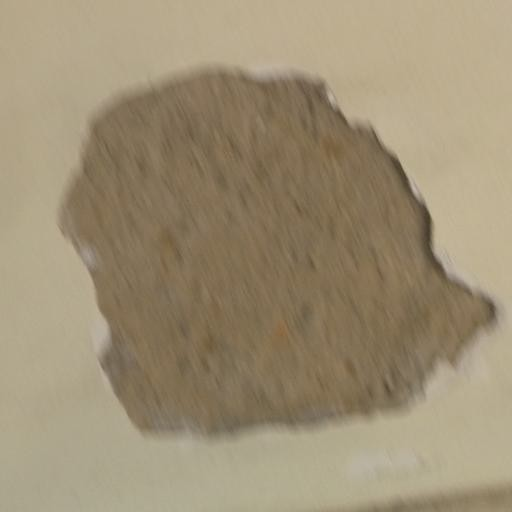
#> input picture app/model/data/test/paint_peeling/bd3_paint_peeling_0002.jpg, 512 x 512 px
$ python -i fallback.py   (imports and definitions only)
#> lines starting #> are read from the running program, lines starting #| are printed output that depends on the picture; after the words box and inside, x2 and y2 are one past the last pixel; in counts of white or black regions, pixels touching at a corner belong together
import cv2
import numpy as np

CLASS_NAMES = [
    "cracked_tiles",
    "paint_peeling",
    "spalling",
    "stagnant_water",
]

def fallback_analysis(rgb):
    """
    Emergency-only heuristic.
    This is intentionally conservative and should never silently replace ML.
    """

    img = rgb.astype(np.uint8)
    gray = cv2.cvtColor(img, cv2.COLOR_RGB2GRAY)
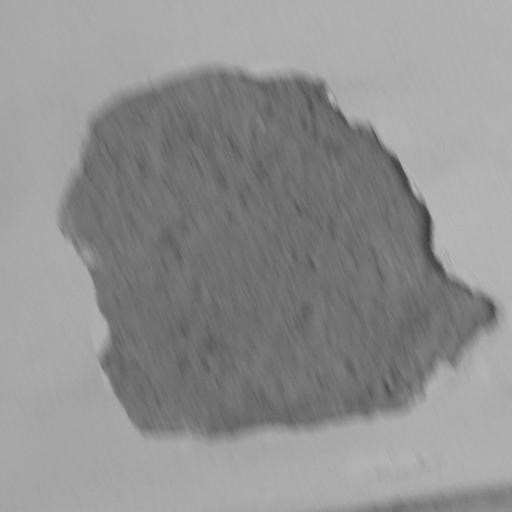
#> gray: shape (512, 512); min 61, max 185, mean 144.7
    hsv = cv2.cvtColor(img, cv2.COLOR_RGB2HSV)
#> hsv: shape (512, 512, 3); mean H, S, V 19.9, 69, 157.5

    edges = cv2.Canny(gray, 75, 150)
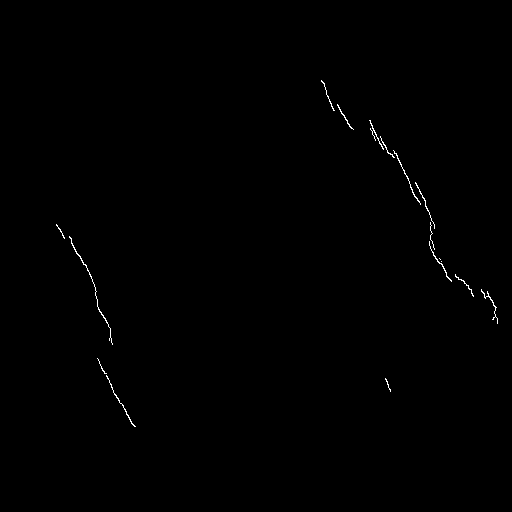
#> edges: shape (512, 512); 0.29% white in thin lines or dots, all inside (x1, y1, x2, y2) = (56, 80, 498, 427)
    edge_density = float((edges > 0).mean())
#> edge_density = 0.00294

    saturation = float(hsv[..., 1].mean() / 255.0)
#> saturation = 0.271
    brightness = float(hsv[..., 2].mean() / 255.0)
#> brightness = 0.618

    # Simple coarse proxies only.
    # These are NOT intended as production-grade defect classifiers.
    if brightness < 0.35 and edge_density > 0.12:
        defect = "spalling"
    elif edge_density > 0.16:
        defect = "cracked_tiles"
    elif saturation < 0.18 and brightness > 0.50:
        defect = "stagnant_water"
    else:
        defect = "paint_peeling"

    severity = np.clip(
        (0.55 * edge_density + 0.45 * (1.0 - brightness)) * 100.0,
        0,
        100
    )
#> severity = 17.36

    extent = np.clip(
        (0.7 * edge_density + 0.3 * saturation) * 100.0,
        0,
        100
    )
#> extent = 8.32

    return {
        "defect": defect,
        "confidence": 0.0,
        "severity": float(severity),
        "extent": float(extent),
        "fallback_used": True,
    }

>>> import cv2
>>> picture = cv2.cvtColor(cv2.imread('../data/test/paint_peeling/bd3_paint_peeling_0002.jpg'), cv2.COLOR_BGR2RGB)
>>> result = fallback_analysis(picture)
#> result = {'defect': 'paint_peeling', 'confidence': 0, 'severity': 17.36, 'extent': 8.32, 'fallback_used': True}

$ run again, on app/model/data/test/paint_peeling/bd3_paint_peeling_0003.jpg
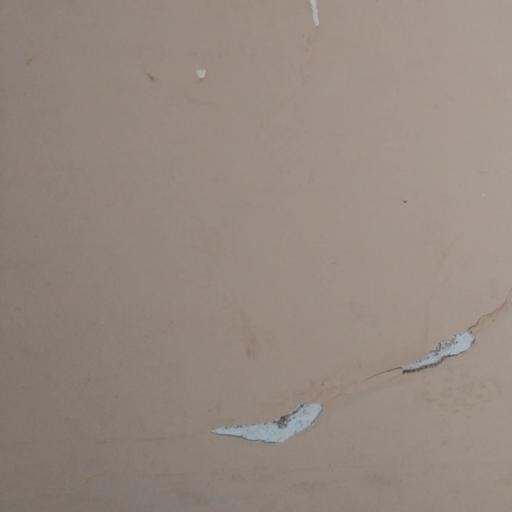
#> input picture app/model/data/test/paint_peeling/bd3_paint_peeling_0003.jpg, 512 x 512 px
#> hsv: shape (512, 512, 3); mean H, S, V 13.2, 37.6, 150
#> in fallback_analysis, `edges = cv2.Canny(gray, 75, 150)`:
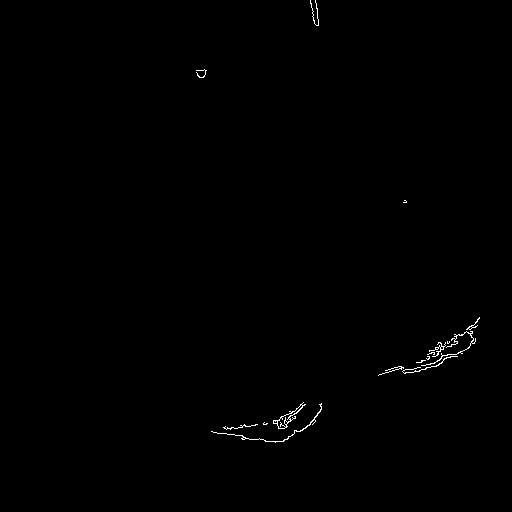
#> edges: shape (512, 512); 0.33% white in thin lines or dots, all inside (x1, y1, x2, y2) = (196, 0, 480, 443)
#> edge_density = 0.00333
#> saturation = 0.147
#> brightness = 0.588
#> severity = 18.72
#> extent = 4.65
#> result = {'defect': 'stagnant_water', 'confidence': 0, 'severity': 18.72, 'extent': 4.65, 'fallback_used': True}

$ run again, on app/model/data/test/paint_peeling/bd3_paint_peeling_0004.jpg
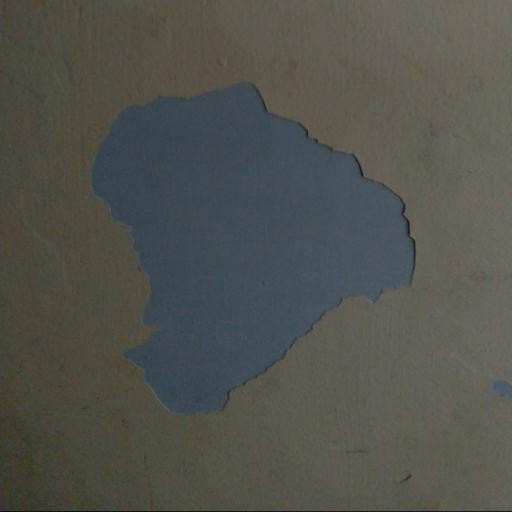
#> input picture app/model/data/test/paint_peeling/bd3_paint_peeling_0004.jpg, 512 x 512 px
#> hsv: shape (512, 512, 3); mean H, S, V 45.5, 47.4, 87
#> in fallback_analysis, `edges = cv2.Canny(gray, 75, 150)`:
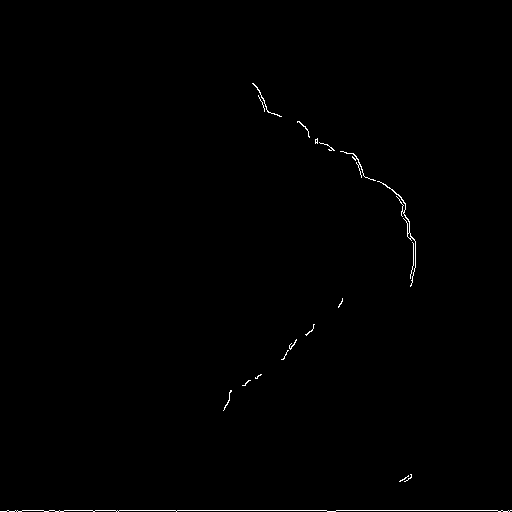
#> edges: shape (512, 512); 0.43% white in thin lines or dots, all inside (x1, y1, x2, y2) = (0, 83, 512, 512)
#> edge_density = 0.00428
#> saturation = 0.186
#> brightness = 0.341
#> severity = 29.88
#> extent = 5.87
#> result = {'defect': 'paint_peeling', 'confidence': 0, 'severity': 29.88, 'extent': 5.87, 'fallback_used': True}

$ run again, on app/model/data/test/paint_peeling/bd3_paint_peeling_0007.jpg
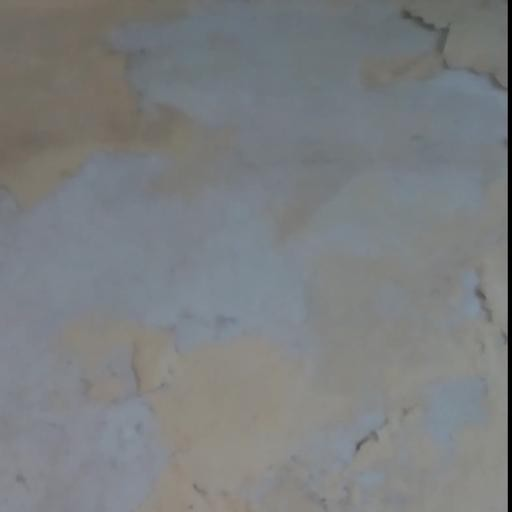
#> input picture app/model/data/test/paint_peeling/bd3_paint_peeling_0007.jpg, 512 x 512 px
#> hsv: shape (512, 512, 3); mean H, S, V 75.1, 21.4, 130.7
#> in fallback_analysis, `edges = cv2.Canny(gray, 75, 150)`:
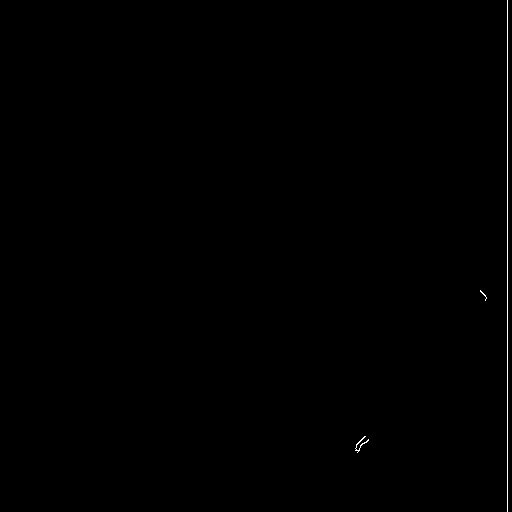
#> edges: shape (512, 512); 0.22% white in thin lines or dots, all inside (x1, y1, x2, y2) = (355, 0, 508, 512)
#> edge_density = 0.0022
#> saturation = 0.0839
#> brightness = 0.512
#> severity = 22.06
#> extent = 2.67
#> result = {'defect': 'stagnant_water', 'confidence': 0, 'severity': 22.06, 'extent': 2.67, 'fallback_used': True}
